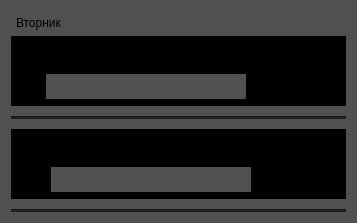
                     <widget class="QWidget" name="widget_17" native="true">
                      <property name="styleSheet">
                       <string notr="true">background-color:rgb(80,80,80);
</string>
                      </property>
                      <layout class="QVBoxLayout" name="verticalLayout_8">
                       <property name="spacing">
                        <number>0</number>
                       </property>
                       <item>
                        <widget class="QPlainTextEdit" name="plainTextEdit_14">
                         <property name="sizePolicy">
                          <sizepolicy hsizetype="Expanding" vsizetype="Minimum">
                           <horstretch>0</horstretch>
                           <verstretch>0</verstretch>
                          </sizepolicy>
                         </property>
                         <property name="minimumSize">
                          <size>
                           <width>0</width>
                           <height>25</height>
                          </size>
                         </property>
                         <property name="maximumSize">
                          <size>
                           <width>16777215</width>
                           <height>25</height>
                          </size>
                         </property>
                         <property name="styleSheet">
                          <string notr="true">background-color:rgba(0,0,0,0);</string>
                         </property>
                         <property name="readOnly">
                          <bool>true</bool>
                         </property>
                         <property name="plainText">
                          <string>Вторник</string>
                         </property>
                        </widget>
                       </item>
                       <item>
                        <widget class="QWidget" name="widget_18" native="true">
                         <property name="minimumSize">
                          <size>
                           <width>0</width>
                           <height>70</height>
                          </size>
                         </property>
                         <property name="maximumSize">
                          <size>
                           <width>16777215</width>
                           <height>70</height>
                          </size>
                         </property>
                         <property name="styleSheet">
                          <string notr="true">background-color:rgb(1,1,1);
border-radius: 0px;</string>
                         </property>
                         <layout class="QGridLayout" name="gridLayout_13">
                          <item row="0" column="0">
                           <widget class="QPlainTextEdit" name="plainTextEdit_15">
                            <property name="enabled">
                             <bool>true</bool>
                            </property>
                            <property name="sizePolicy">
                             <sizepolicy hsizetype="Minimum" vsizetype="Minimum">
                              <horstretch>0</horstretch>
                              <verstretch>0</verstretch>
                             </sizepolicy>
                            </property>
                            <property name="minimumSize">
                             <size>
                              <width>20</width>
                              <height>25</height>
                             </size>
                            </property>
                            <property name="maximumSize">
                             <size>
                              <width>20</width>
                              <height>25</height>
                             </size>
                            </property>
                            <property name="styleSheet">
                             <string notr="true">background-color:rgba(0,0,0,0);</string>
                            </property>
                            <property name="undoRedoEnabled">
                             <bool>true</bool>
                            </property>
                            <property name="readOnly">
                             <bool>true</bool>
                            </property>
                            <property name="plainText">
                             <string>1</string>
                            </property>
                           </widget>
                          </item>
                          <item row="1" column="1">
                           <widget class="QPlainTextEdit" name="plainTextEdit_16">
                            <property name="sizePolicy">
                             <sizepolicy hsizetype="Expanding" vsizetype="Minimum">
                              <horstretch>0</horstretch>
                              <verstretch>0</verstretch>
                             </sizepolicy>
                            </property>
                            <property name="minimumSize">
                             <size>
                              <width>80</width>
                              <height>25</height>
                             </size>
                            </property>
                            <property name="maximumSize">
                             <size>
                              <width>200</width>
                              <height>25</height>
                             </size>
                            </property>
                            <property name="styleSheet">
                             <string notr="true">background-color:rgb(80,80,80);</string>
                            </property>
                            <property name="plainText">
                             <string/>
                            </property>
                           </widget>
                          </item>
                          <item row="0" column="1">
                           <spacer name="horizontalSpacer_36">
                            <property name="orientation">
                             <enum>Qt::Orientation::Horizontal</enum>
                            </property>
                            <property name="sizeHint" stdset="0">
                             <size>
                              <width>40</width>
                              <height>20</height>
                             </size>
                            </property>
                           </spacer>
                          </item>
                          <item row="0" column="2">
                           <widget class="QPlainTextEdit" name="plainTextEdit_17">
                            <property name="sizePolicy">
                             <sizepolicy hsizetype="Minimum" vsizetype="Minimum">
                              <horstretch>0</horstretch>
                              <verstretch>0</verstretch>
                             </sizepolicy>
                            </property>
                            <property name="minimumSize">
                             <size>
                              <width>80</width>
                              <height>25</height>
                             </size>
                            </property>
                            <property name="maximumSize">
                             <size>
                              <width>80</width>
                              <height>25</height>
                             </size>
                            </property>
                            <property name="styleSheet">
                             <string notr="true">background-color:rgba(0,0,0,0);</string>
                            </property>
                            <property name="readOnly">
                             <bool>true</bool>
                            </property>
                            <property name="plainText">
                             <string>9:30-10:50</string>
                            </property>
                           </widget>
                          </item>
                         </layout>
                        </widget>
                       </item>
                       <item>
                        <spacer name="verticalSpacer_20">
                         <property name="orientation">
                          <enum>Qt::Orientation::Vertical</enum>
                         </property>
                         <property name="sizeType">
                          <enum>QSizePolicy::Policy::Minimum</enum>
                         </property>
                         <property name="sizeHint" stdset="0">
                          <size>
                           <width>20</width>
                           <height>10</height>
                          </size>
                         </property>
                        </spacer>
                       </item>
                       <item>
                        <widget class="Line" name="line_3">
                         <property name="styleSheet">
                          <string notr="true">background-color:rgb(30,30,30);
</string>
                         </property>
                         <property name="orientation">
                          <enum>Qt::Orientation::Horizontal</enum>
                         </property>
                        </widget>
                       </item>
                       <item>
                        <spacer name="verticalSpacer_21">
                         <property name="orientation">
                          <enum>Qt::Orientation::Vertical</enum>
                         </property>
                         <property name="sizeType">
                          <enum>QSizePolicy::Policy::Minimum</enum>
                         </property>
                         <property name="sizeHint" stdset="0">
                          <size>
                           <width>20</width>
                           <height>10</height>
                          </size>
                         </property>
                        </spacer>
                       </item>
                       <item>
                        <widget class="QWidget" name="widget_19" native="true">
                         <property name="minimumSize">
                          <size>
                           <width>0</width>
                           <height>70</height>
                          </size>
                         </property>
                         <property name="maximumSize">
                          <size>
                           <width>16777215</width>
                           <height>70</height>
                          </size>
                         </property>
                         <property name="styleSheet">
                          <string notr="true">background-color:rgb(1,1,1);
border-radius: 0px;</string>
                         </property>
                         <layout class="QGridLayout" name="gridLayout_14">
                          <item row="0" column="0">
                           <widget class="QPlainTextEdit" name="plainTextEdit_18">
                            <property name="enabled">
                             <bool>true</bool>
                            </property>
                            <property name="sizePolicy">
                             <sizepolicy hsizetype="Minimum" vsizetype="Minimum">
                              <horstretch>0</horstretch>
                              <verstretch>0</verstretch>
                             </sizepolicy>
                            </property>
                            <property name="minimumSize">
                             <size>
                              <width>25</width>
                              <height>25</height>
                             </size>
                            </property>
                            <property name="maximumSize">
                             <size>
                              <width>25</width>
                              <height>25</height>
                             </size>
                            </property>
                            <property name="styleSheet">
                             <string notr="true">background-color:rgba(0,0,0,0);</string>
                            </property>
                            <property name="readOnly">
                             <bool>true</bool>
                            </property>
                            <property name="plainText">
                             <string>2</string>
                            </property>
                           </widget>
                          </item>
                          <item row="1" column="1">
                           <widget class="QPlainTextEdit" name="plainTextEdit_19">
                            <property name="sizePolicy">
                             <sizepolicy hsizetype="Expanding" vsizetype="Minimum">
                              <horstretch>0</horstretch>
                              <verstretch>0</verstretch>
                             </sizepolicy>
                            </property>
                            <property name="minimumSize">
                             <size>
                              <width>80</width>
                              <height>25</height>
                             </size>
                            </property>
                            <property name="maximumSize">
                             <size>
                              <width>200</width>
                              <height>25</height>
                             </size>
                            </property>
                            <property name="styleSheet">
                             <string notr="true">background-color:rgb(80,80,80);</string>
                            </property>
                            <property name="plainText">
                             <string/>
                            </property>
                           </widget>
                          </item>
                          <item row="0" column="1">
                           <spacer name="horizontalSpacer_37">
                            <property name="orientation">
                             <enum>Qt::Orientation::Horizontal</enum>
                            </property>
                            <property name="sizeHint" stdset="0">
                             <size>
                              <width>40</width>
                              <height>20</height>
                             </size>
                            </property>
                           </spacer>
                          </item>
                          <item row="0" column="2">
                           <widget class="QPlainTextEdit" name="plainTextEdit_20">
                            <property name="sizePolicy">
                             <sizepolicy hsizetype="Minimum" vsizetype="Minimum">
                              <horstretch>0</horstretch>
                              <verstretch>0</verstretch>
                             </sizepolicy>
                            </property>
                            <property name="minimumSize">
                             <size>
                              <width>80</width>
                              <height>25</height>
                             </size>
                            </property>
                            <property name="maximumSize">
                             <size>
                              <width>80</width>
                              <height>25</height>
                             </size>
                            </property>
                            <property name="styleSheet">
                             <string notr="true">background-color:rgba(0,0,0,0);</string>
                            </property>
                            <property name="readOnly">
                             <bool>true</bool>
                            </property>
                            <property name="plainText">
                             <string>11:10-12:30</string>
                            </property>
                           </widget>
                          </item>
                         </layout>
                        </widget>
                       </item>
                       <item>
                        <spacer name="verticalSpacer_22">
                         <property name="orientation">
                          <enum>Qt::Orientation::Vertical</enum>
                         </property>
                         <property name="sizeType">
                          <enum>QSizePolicy::Policy::Minimum</enum>
                         </property>
                         <property name="sizeHint" stdset="0">
                          <size>
                           <width>20</width>
                           <height>10</height>
                          </size>
                         </property>
                        </spacer>
                       </item>
                       <item>
                        <widget class="Line" name="line_4">
                         <property name="styleSheet">
                          <string notr="true">background-color:rgb(30,30,30);
</string>
                         </property>
                         <property name="orientation">
                          <enum>Qt::Orientation::Horizontal</enum>
                         </property>
                        </widget>
                       </item>
                      </layout>
                     </widget>
